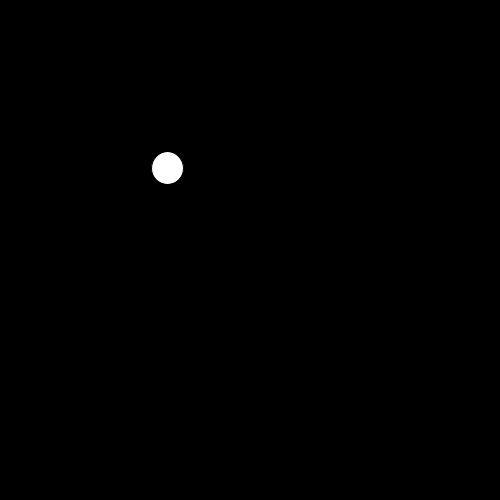
Frame 1 (no input)
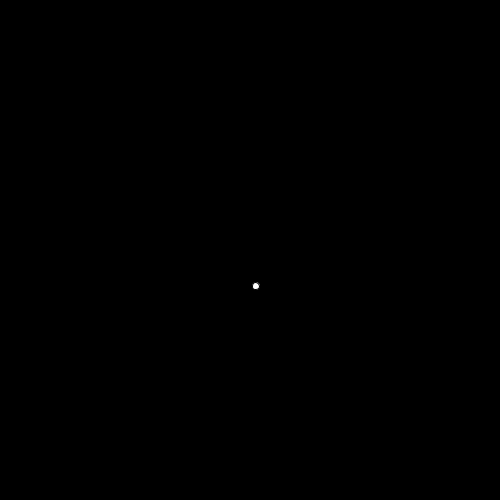
Frame 60 (the mouse pressed at the canvas centre just before this capture)
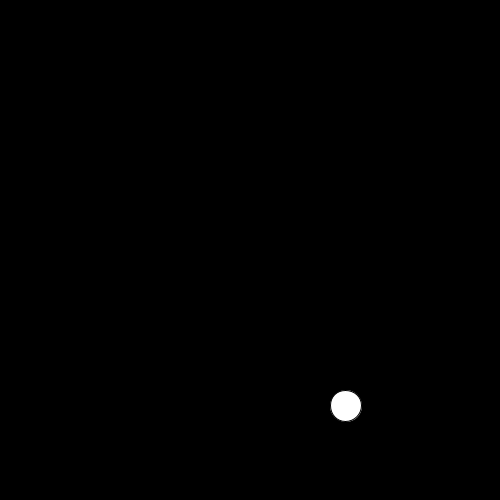
Frame 120 (the mouse held since frame 60 and released just before this capture)

The Processing sketch that drew these frames (run headless with seeded random() and noise(); from frame 60 on, the mouse is pressed at the canvas centre):

// Processing sketch: s04t01IsidoraGarin
// ── s04t01IsidoraGarin.pde
// UDD - Expresión Digital II
// s04t01IsidoraGarín
// Mover un objeto que rebote en los bordes del canvas, con cambio de posición, tamaño y color


float posx; // posición en x
float posy; //posición en y
float velx; //velocidad de x
float vely; //velocidad de y
float dirx; //dirección de x
float diry; //dirección de y
float escala; //variable para cambiar tamaño de la ellipse
float sw; //strokeWeight
int bla; //color blanco
int neg; //color negro
int tur; //color turquesa
int ver; //color verde

void setup() {

  size(500, 500); //tamaño del canvas

  posx = width/3; //posición en x
  posy = width/3; //posición en y
  velx = 1.5; //velocidad en x de 1,5
  vely = 2; //velocidad en y de 2
  dirx = 1; //dirección en x de 1
  diry = 1; //dirección en y de 1
  sw = 4; //strokeWeight de 4
  bla = color(255, 255, 255); //color blanco
  neg = color(0, 0, 0); //color negro
  tur = color(27, 204, 167); //color turquesa
  ver = color(128, 255, 130); //color verde

  frameRate(30); //cantidad de cuadros por segundo
}

void draw() {

  escala = random(50); //random de escala de ellipse (tamaño) entre 1 y 50
  
  posx = posx + velx * dirx; //posición de x es igual a la posición de x más la velocidad de x por la dirección de x
  if (posx > width - escala/2) { //si la posición en x es mayor al ancho del canvas menos la mitad del diámetro (al restarle la mitad del diámetro evita que se corte la pelota)...
    dirx = dirx * -1; //dirección de x es igual a la dirección en x multiplicado por -1 (esto permite que la pelota se mueva en sentido contrario
    fill(tur); //cambiar relleno a color turquesa
    stroke(ver);//hacer stroke color verde
    strokeWeight(sw); //strokeWeight de 4
  }

  if (posx < 0 + escala/2) { //si la posición en x es menor a 0 más la mitad del diámetro...
    dirx = dirx * -1; //dirección de x es igual a la dirección en x multiplicado por -1 (esto permite que la pelota se mueva en sentido contrario
    fill(ver); //cambiar relleno a color verde
    stroke(bla); //hacer stroke color blanco
    strokeWeight(sw); //strokeWeight de 4
  }

  posy = posy + vely * diry;//posición de y es igual a la posición de y más la velocidad de y por la dirección de y
  if (posy > height - escala/2) { //si la posición en y es mayor al alto del canvas menos la mitad del diámetro...
    diry = diry * -1; //dirección de y es igual a la dirección en y multiplicado por -1 (esto permite que la pelota se mueva en sentido contrario
    fill(bla); //cambiar relleno a color blanco
    stroke(tur); //hacer stroke color turquesa
    strokeWeight(sw); //strokeWeight de 4
  }

  if (posy < 0 + escala/2) { //si la posición en y es menor a 0 más la mitad del diámetro...
    diry = diry * -1; //dirección de y es igual a la dirección en y multiplicado por -1 (esto permite que la pelota se mueva en sentido contrario
    fill(bla); //cambiar relleno a color blanco
    stroke(tur); //hacer stroke color turquesa
    strokeWeight(sw); //strokeWeight de 4
  }

  background(neg); //fondo negro; se pone acá para mantener siempre el fondo negro, con las condiciones genera "estelas" de los colores
  //al no usar funciones de stroke, strokeWieght y fill para inicializar la pelota y tampoco antes de dibujarla por primera vez, (en ésta línea) la pelota parte con los colores por defecto de Processing
  ellipse(posx, posy, escala, escala); //posición de ellipse en posx y posy, tamaño dependiendo del random de la escala
  
}


/*
errores
 0 run
 0 programa
 0 sintaxis
 1 código: no inicializa funciones de stroke, strokeWeight y fill
 0 comentario:
 0 variables:
 25 ortografía: 25 espacios + 1 void draw estaba indentado
 2 notación: el archivo debe ser son minúsculas, sin guión y la inicial del nombre en mayúscula, la ruta es en la carpeta de la semana.
 0 github: El error de Laura hizo imposible seguir el camino de los commits :/
 */
